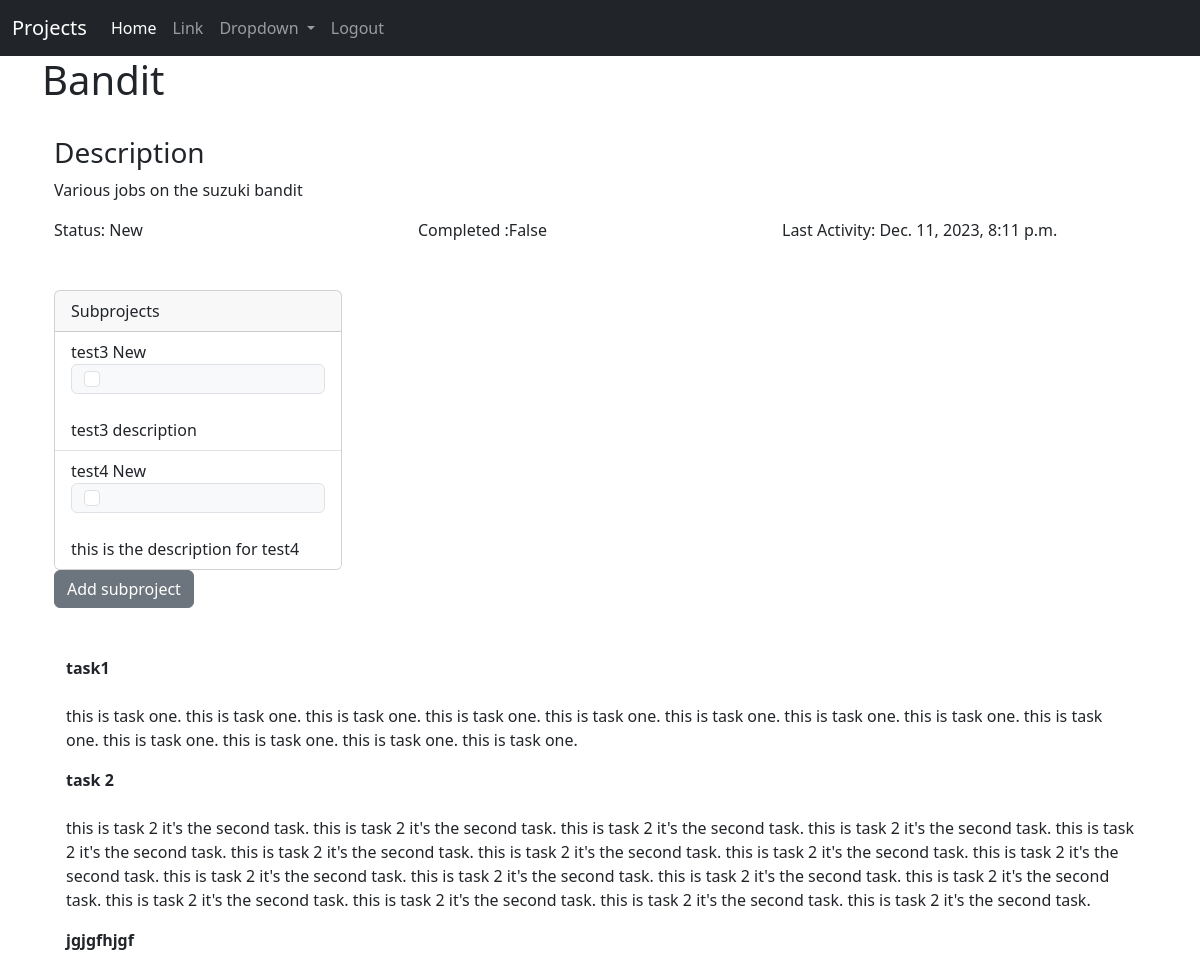
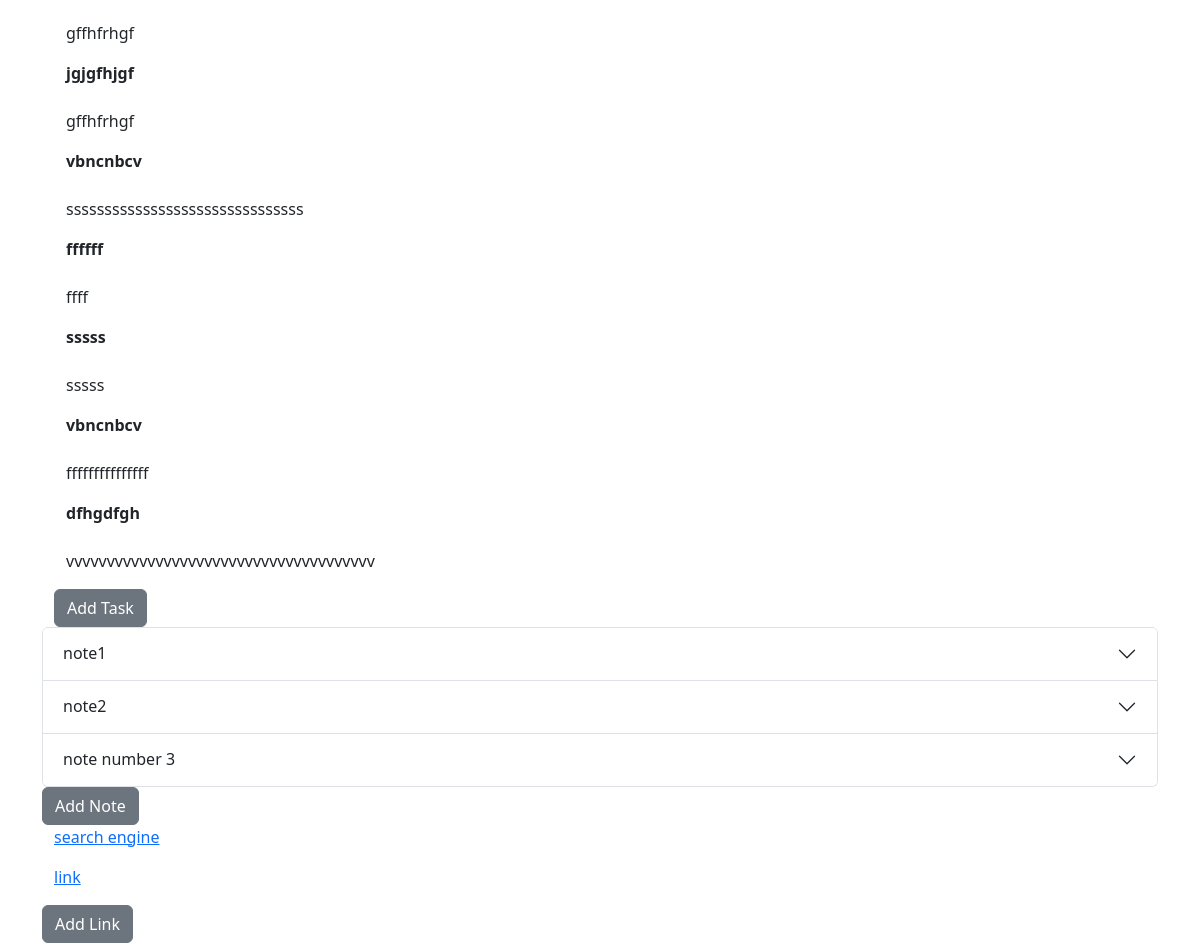
/project/3 (signed in), run on the app's committed database (2 pictures, top to bottom).
### base/models.py (models this page shows, shortened)
class project(models.Model):
    id = models.IntegerField(primary_key=True)
    created_at = models.DateTimeField(auto_now_add=True)
    parent = models.IntegerField(default=0) # 0 = parent project, else it is a subproject with a parent of parent number
    name = models.CharField(max_length=64)
    type = models.ForeignKey(type, on_delete=models.CASCADE)
    description = models.TextField()
    status = models.ForeignKey(status, on_delete=models.CASCADE)
    completed = models.BooleanField()
    archived = models.BooleanField()
    lastActivity = models.DateTimeField()

class status(models.Model):
    id = models.IntegerField(primary_key=True)
    status = models.CharField(max_length=64)
    def __str__(self):
        return self.status

class task(models.Model):
    id = models.IntegerField(primary_key=True)
    ref = models.ForeignKey(project, on_delete=models.CASCADE)
    title = models.CharField(max_length=64)
    task = models.TextField()
    order = models.IntegerField(unique=True)
    status = models.ForeignKey(status, on_delete=models.CASCADE)
    class Meta:
        get_latest_by = 'order'

class note(models.Model):
    id = models.IntegerField(primary_key=True)
    ref = models.ForeignKey(project, on_delete=models.CASCADE)
    title = models.CharField(max_length=64)
    text = models.TextField()

class link(models.Model):
    id = models.IntegerField(primary_key=True)
    ref = models.ForeignKey(project, on_delete=models.CASCADE)
    title = models.CharField(max_length=64)
    url = models.CharField(max_length=64)

### base/views.py (the view)
# urls.py: path("project/<int:pk>", views.project_view, name = "project_view"),
def project_view(request, pk):
    if request.user.is_authenticated:
        result = project.objects.get(id=pk)
        subprojects = project.objects.filter(parent=pk)
        notes = note.objects.filter(ref=pk)
        tasks = task.objects.filter(ref=pk)
        links = link.objects.filter(ref=pk)
        return render(request, 'project_view.html', {'project': result, 'notes':notes, 'tasks':tasks, 'links':links, 'subprojects': subprojects  })
    else:
        return redirect('home')

### base/templates/project_view.html (shortened to what this page needs)
{% extends "base.html" %}
{% block  content %}
<h1>{{ project.name }}</h1><br>
    <div class="container">
        <div class="row">
          <div class="col">
            <h3>Description</h3>
            <p>
            {{ project.description }}
            </p>
          </div>
          <br><br>
          <div class="row">
            <div class="col">
                Status: {{ project.status }}
            </div>
            <div class="col">
                 Completed :{{ project.completed }}
            </div>
            <div class="col">
                Last Activity: {{ project.lastActivity }}
            </div>
          </div>
        </div>
    </div>
<br><br>
{% if project.parent == 0 %}
    <div class="container">
      {% if subprojects %}
      <div class="card" style="width: 18rem;">
        <div class="card-header">
          Subprojects
        </div>
        <ul class="list-group list-group-flush">
          {% for sub in subprojects %}
          <li class="list-group-item">{{sub.name }}  {{ sub.status }}
            <div class="input-group-text">
              <input class="form-check-input mt-0" type="checkbox" value="{{ sub.completed }}" aria-label="Completed">
            </div>
            <br> {{sub.description}} </li>
          {% endfor %}
        </ul>
      </div>
      {% else %}
        There are no subprojects
      {% endif %}
      <a href="{% url 'add_subproject' parent=project.id %}" class="btn btn-secondary" >Add subproject</a>
    </div>
    {% endif %}
    <br><br>
    <div class="container">
        {% if tasks %}
            {% for task in tasks %}
            <div class="container">
                <p>
                <strong>{{ task.title }}</strong>
                <br><br>
                {{ task.task}}
            </p>
            </div>
            {% endfor %}
        {% else %}
        <p>No tasks to show</p>
        {% endif %}
        <a href="{% url 'add_task' parent=project.id %}" class="btn btn-secondary">Add Task</a>
    </div>
{% if notes %}
<div class="accordion" id="accordionExample">
    {% for note in notes %}
    <div class="accordion-item">
      <h2 class="accordion-header">
        <button class="accordion-button collapsed" type="button" data-bs-toggle="collapse" data-bs-target="#collapse{{note.id}}" aria-expanded="true" aria-controls="collapseOne">
            {{ note.title }}
        </button>
      </h2>
    </div>
    {% endfor %}
{% else %}
    This project has no notes
{% endif %}
<a href="{% url 'add_note' parent=project.id %}" class="btn btn-secondary">Add Note</a>
</div>
{% if links %}
  {% for link in links %}
  <div class="container">
    <p>
      <a href="{{ link.url }}" target = "_blank" rel="noopener noreferrer" >{{ link.title }}</a>
    </p>
  </div>
  {% endfor %}
{% else %}
<p>This project has no links</p>
{% endif %}
<a href="{% url 'add_link' parent=project.id %}" class="btn btn-secondary">Add Link</a>
</div>
{% endblock %}

### data on the page
project: name "Bandit", description "Various jobs on the suzuki bandit", status "New", completed "False", lastActivity "Dec. 11, 2023, 8:11 p.m."
project: name "test3", status "New", description "test3 description"
project: name "test4", status "New", description "this is the description for test4"
task: title "task1", task "this is task one. this is task one. this is task one. this is task one. this is task one. this is task one. this is task one. this is task one. this is task one. this is task one. this is task one. this is task one. this is task one."
task: title "task 2", task "this is task 2 it's the second task. this is task 2 it's the second task. this is task 2 it's the second task. this is task 2 it's the second task. this is task 2 it's the second task. this is task 2 it's the second task. this is task 2 it's the second task. this is task 2 it's the second task. this is task 2 it's the second task. this is task 2 it's the second task. this is task 2 it's the second task. this is task 2 it's the second task. this is task 2 it's the second task. this is task 2 it's the second task. this is task 2 it's the second task. this is task 2 it's the second task. this is task 2 it's the second task."
task: title "jgjgfhjgf", task "gffhfrhgf"
task: title "jgjgfhjgf", task "gffhfrhgf"
task: title "vbncnbcv", task "sssssssssssssssssssssssssssssss"
task: title "ffffff", task "ffff"
task: title "sssss", task "sssss"
task: title "vbncnbcv", task "fffffffffffffff"
task: title "dfhgdfgh", task "vvvvvvvvvvvvvvvvvvvvvvvvvvvvvvvvvvvvvv"
note: title "note1"
note: title "note2"
note: title "note number 3"
link: title "search engine"
link: title "link"
